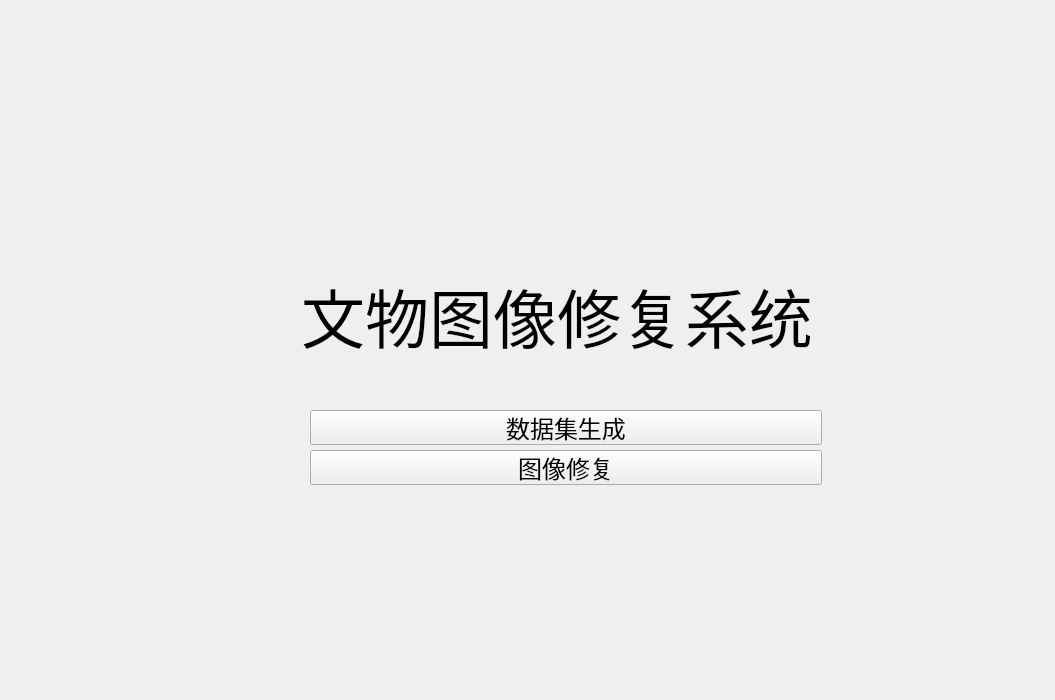
<?xml version="1.0" encoding="UTF-8"?>
<ui version="4.0">
 <class>Form</class>
 <widget class="QWidget" name="Form">
  <property name="geometry">
   <rect>
    <x>0</x>
    <y>0</y>
    <width>1055</width>
    <height>700</height>
   </rect>
  </property>
  <property name="windowTitle">
   <string>Form</string>
  </property>
  <property name="autoFillBackground">
   <bool>true</bool>
  </property>
  <property name="styleSheet">
   <string notr="true">QWidget {
    background-image: url(&quot;D:/python_chuangxin/jiemianpythonProject/background/11.png&quot;);
    background-repeat: no-repeat;
    background-position: center center;
    background-size: cover;
}</string>
  </property>
  <widget class="QPushButton" name="pushButton_2">
   <property name="geometry">
    <rect>
     <x>310</x>
     <y>450</y>
     <width>512</width>
     <height>35</height>
    </rect>
   </property>
   <property name="font">
    <font>
     <family>Agency FB</family>
     <pointsize>18</pointsize>
    </font>
   </property>
   <property name="text">
    <string>图像修复</string>
   </property>
  </widget>
  <widget class="QPushButton" name="pushButton">
   <property name="geometry">
    <rect>
     <x>310</x>
     <y>410</y>
     <width>512</width>
     <height>35</height>
    </rect>
   </property>
   <property name="font">
    <font>
     <family>Agency FB</family>
     <pointsize>18</pointsize>
    </font>
   </property>
   <property name="text">
    <string>数据集生成</string>
   </property>
  </widget>
  <widget class="QWidget" name="">
   <property name="geometry">
    <rect>
     <x>300</x>
     <y>237</y>
     <width>514</width>
     <height>156</height>
    </rect>
   </property>
   <layout class="QVBoxLayout" name="verticalLayout">
    <item>
     <widget class="QLabel" name="label">
      <property name="font">
       <font>
        <family>Agency FB</family>
        <pointsize>48</pointsize>
       </font>
      </property>
      <property name="mouseTracking">
       <bool>false</bool>
      </property>
      <property name="layoutDirection">
       <enum>Qt::LayoutDirection::LeftToRight</enum>
      </property>
      <property name="text">
       <string>文物图像修复系统</string>
      </property>
      <property name="alignment">
       <set>Qt::AlignmentFlag::AlignCenter</set>
      </property>
     </widget>
    </item>
   </layout>
  </widget>
 </widget>
 <resources/>
 <connections/>
</ui>
